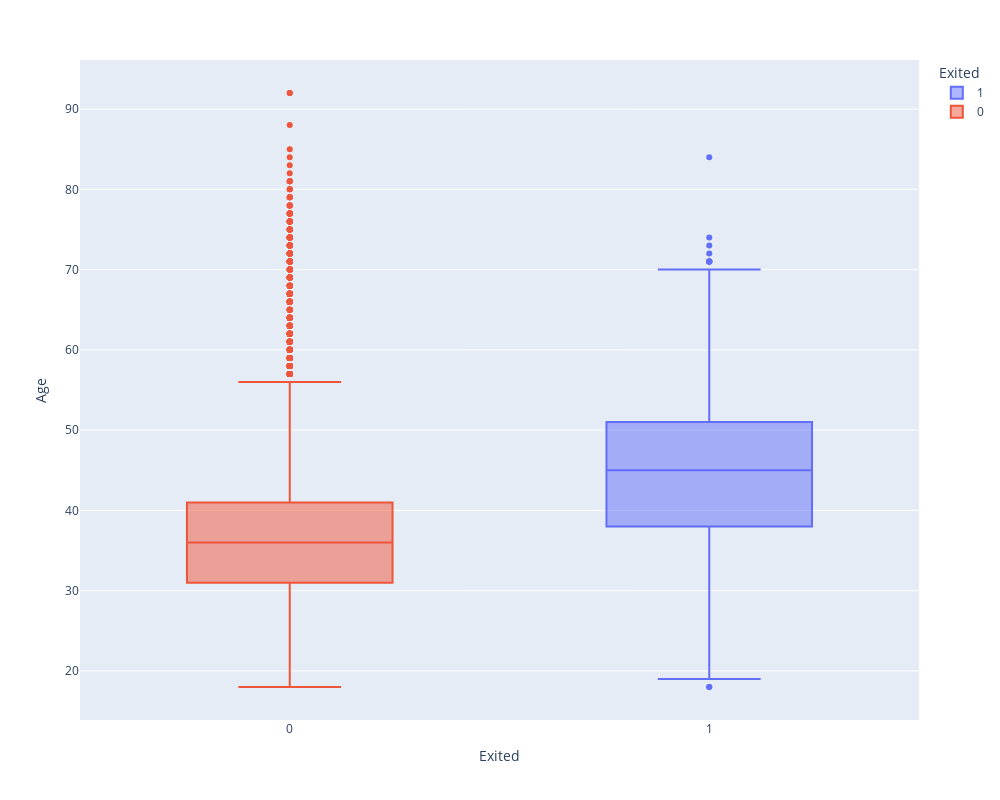

Here is the notebook cell this chart was saved with:
### Code cell
fig=px.box(data,x="Exited",y="Age",color="Exited")
fig.update_layout(width=1000,height=800)

fig.write_html("Age outlier.html")

fig.show()

### Figure 1 — Plotly figure (JSON) as saved in the notebook; plotly's stock layout.template omitted (floating-point values rounded to 4 significant figures; data arrays with more than 128 entries replaced by an {"elided": "..."} marker saying what was removed)
{"data": [{"alignmentgroup": "True", "hovertemplate": "Exited=%{x}<br>Age=%{y}<extra></extra>", "legendgroup": "1", "marker": {"color": "#636efa"}, "name": "1", "notched": false, "offsetgroup": "1", "orientation": "v", "showlegend": true, "type": "box", "x": {"elided": "2037 int values"}, "x0": " ", "xaxis": "x", "y": {"elided": "2037 int values"}, "y0": " ", "yaxis": "y"}, {"alignmentgroup": "True", "hovertemplate": "Exited=%{x}<br>Age=%{y}<extra></extra>", "legendgroup": "0", "marker": {"color": "#EF553B"}, "name": "0", "notched": false, "offsetgroup": "0", "orientation": "v", "showlegend": true, "type": "box", "x": {"elided": "7963 int values"}, "x0": " ", "xaxis": "x", "y": {"elided": "7963 int values"}, "y0": " ", "yaxis": "y"}], "layout": {"boxmode": "overlay", "height": 800, "legend": {"title": {"text": "Exited"}, "tracegroupgap": 0}, "margin": {"t": 60}, "width": 1000, "xaxis": {"anchor": "y", "categoryarray": [1, 0], "categoryorder": "array", "domain": [0, 1], "title": {"text": "Exited"}}, "yaxis": {"anchor": "x", "domain": [0, 1], "title": {"text": "Age"}}}}
